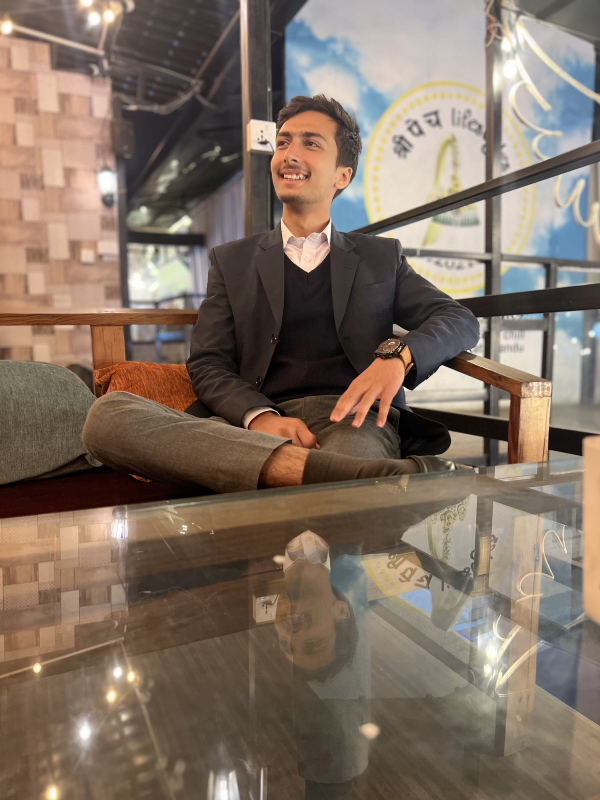
#> input picture meroimage.jpg, 1200 x 1600 px, found by its file name (shown at 1/2 size)
$ python 5_histogram_plot.py
#> lines starting #> are read from the running program, lines starting #| are printed output that depends on the picture
# Histogram plot of an image

import cv2
import matplotlib.pyplot as plt

# Load the image
img = cv2.imread('./Image_Processing/meroimage.jpg')
#> img is the input picture: shape (1600, 1200, 3); mean B, G, R 98.9, 112.5, 128.4
img = cv2.resize(img,(400, 500))
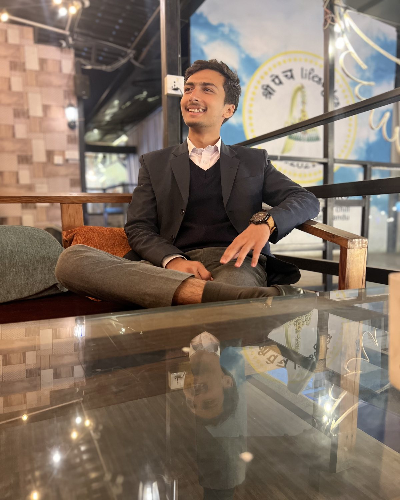
#> img: shape (500, 400, 3); mean B, G, R 98.9, 112.5, 128.4
cv2.imshow('Original',img)

# Calculate the histogram for each color channel
color = ('b', 'g', 'r')
for i, col in enumerate(color):
    histr = cv2.calcHist([img], [i], None, [256], [0, 256])
    plt.plot(histr, color=col)

# Set the range of the x-axis and display the plot
plt.xlim([0, 256])
plt.show()
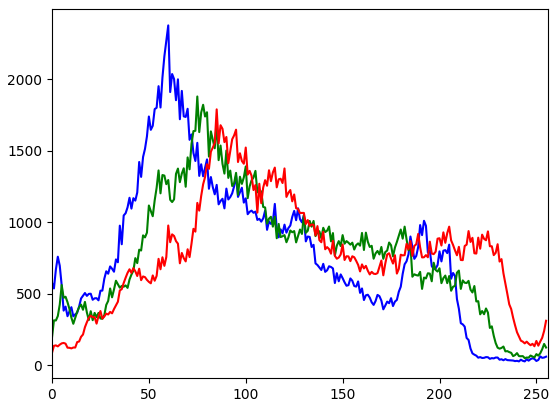
#> figure drawn by matplotlib, 1 panel; curve peaks at x = 60, y = 2375; curve peaks at x = 75, y = 1878; curve peaks at x = 85, y = 1788

$ run again, with Screen.jpg copied over meroimage.jpg
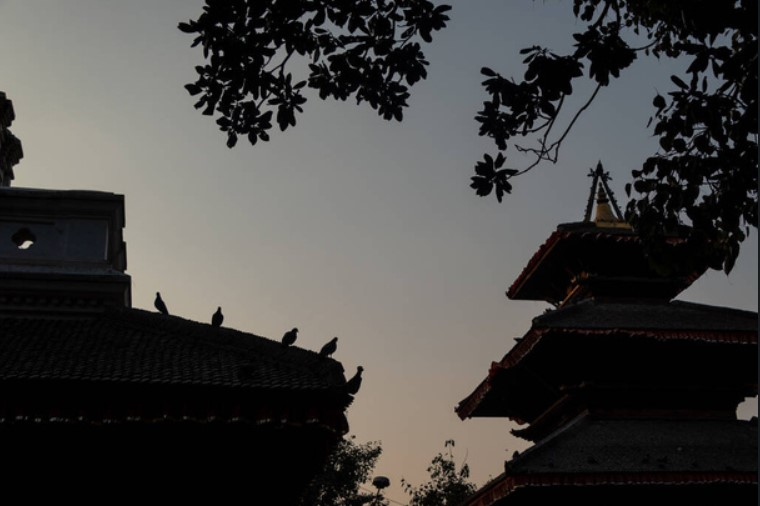
#> input picture Screen.jpg, 760 x 506 px, found by its file name
#> img is the input picture: shape (506, 760, 3); mean B, G, R 66.1, 67.7, 68.8
#> `img = cv2.resize(img,(400, 500))`:
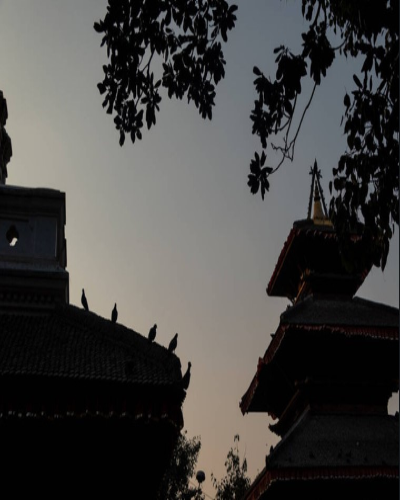
#> img: shape (500, 400, 3); mean B, G, R 66, 67.7, 68.8
#> `plt.show()`:
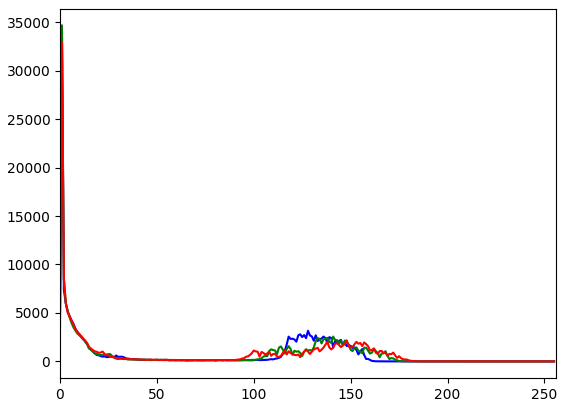
#> figure drawn by matplotlib, 1 panel; curve peaks at x = 1, y = 34646; curve peaks at x = 1, y = 34673; curve peaks at x = 1, y = 32975
